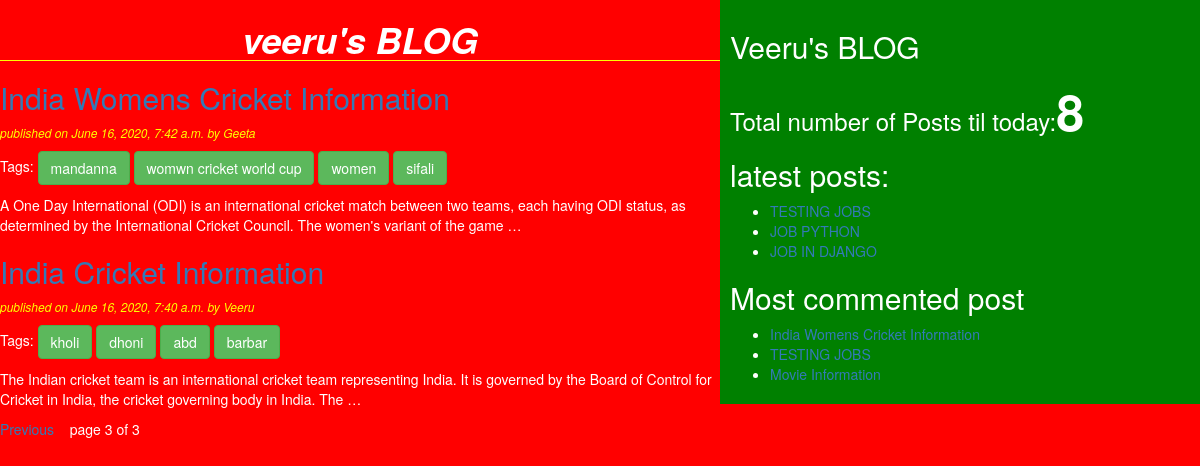
/?page=3, run on the app's committed database.
### blog/models.py (models this page shows, shortened)
class Post(models.Model):
    STATUS_CHOICES=(('draft','Draft'),('published','Published'))
    title=models.CharField(max_length=256)
    slug=models.SlugField(max_length=264,unique_for_date='publish')
    author=models.ForeignKey(User,on_delete=models.CASCADE,related_name='blog_posts')
    body=models.TextField()
    publish=models.DateTimeField(default=timezone.now)
    created=models.DateTimeField(auto_now_add=True)
    update=models.DateTimeField(auto_now=True)
    status=models.CharField(max_length=10,choices=STATUS_CHOICES,default='draft')
    objects=CoustomManager()
    tags=TaggableManager()
    class Meta:
        ordering=('-publish',)
    def get_absolute_url(self):
        return reverse ('post_detail',args=[self.publish.year,self.publish.strftime('%m'),self.publish.strftime('%d'),self.slug])

### blog/views.py (the view)
# urls.py: path('', views.postlistview),
def postlistview(request,tag_slug=None):
    post_list=Post.objects.all()
    tag=None
    if tag_slug:
        tag=get_object_or_404(Tag,slug=tag_slug)
        post_list=post_list.filter(tags__in=[tag])
    paginator=Paginator(post_list,3)
    page_number=request.GET.get('page')
    try:
        post_list=paginator.page(page_number)
    except PageNotAnInteger:
        post_list=paginator.page(1)
    except EmptyPage:
        post_list=paginator.page(paginator.num_pages)
    return render(request,'blog/post_list.html',{'post_list':post_list,'tag':tag})

### blog/models.py (called while the page is built)
    def get_queryset(self):
        return super().get_queryset().filter(status='published')

### blog/templatetags/blog_tags.py (called while the page is built)
@register.simple_tag
def total_posts():
    return Post.objects.count()

@register.inclusion_tag('blog/latest_post123.html')
def show_latest_posts():
    latest_posts=Post.objects.order_by('-publish')[:3]
    return {'latest_posts':latest_posts}

@register.simple_tag
def get_most_commented_posts(count=3):
    return Post.objects.annotate(total_comments=Count('comments')).order_by('-total_comments')[:count]

### templates/blog/post_list.html (shortened to what this page needs)
<!DOCTYPE html>
{%extends 'blog/base.html'%}
{%block content_block%}
<h1>veeru's BLOG</h1>
{%for post in post_list%}
<h2><a href="{{post.get_absolute_url}}">{{post.title}}</a></h2>
<p id='date'>published on {{post.publish}} by {{post.author|title}}</p>
<p>Tags:
  {%for tag in post.tags.all%}
    <a href="{%url 'post_list_by_tag_name' tag.slug%}" class="btn btn-success">{{tag.name}}</a>
    {%endfor%}</p>
{{post.body|truncatewords:30|linebreaks}}
{%endfor%}
{%include 'blog/pagination.html' with page=post_list%}
{%endblock%}

### templates/blog/base.html (shortened to what this page needs)
<!DOCTYPE html>
{%load blog_tags%}
{%load static%}
<html lang="en" dir="ltr">
  <head>
    <link rel="stylesheet" href="https://maxcdn.bootstrapcdn.com/bootstrap/3.3.7/css/bootstrap.min.css">
    <link rel="stylesheet" href="{%static 'css/blogdemo.css'%}">
  </head>
  <body>
    <div class="content">
      {%block content_block%}
      {%endblock%}
    </div>
    <div class="sidebar">
      <h2>Veeru's BLOG</h2>
      <h3>Total number of Posts til today:<span id ="pcount">{%total_posts%}</span></h3>
      {%show_latest_posts%}
      <h2>Most commented post</h2>
      {%get_most_commented_posts as most_commented_post%}
      <ul>
        {%for post in most_commented_post%}
        <li><a href="{{post.get_absolute_url}}">{{post.title}}</a></li>
        {%endfor%}
      </ul>
    </div>
  </body>
</html>

### templates/blog/latest_post123.html
<h2>latest posts:</h2>
<ul>
  {%for post in latest_posts%}
  <li><a href="{{post.get_absolute_url}}">{{post.title}}</a></li>
  {%endfor%}
</ul>

### static/css/blogdemo.css (style rules this page uses)
.content { width:60%; float: left; padding: 0,0,0,30px; background: red; color: white; height: 100%; }
.sidebar { width:40%; float: right; padding:10px; background: green; color: white; height: 100%; }
h1 { text-align: center; font-weight: bold; font-style: italic; border-bottom: 1px solid yellow; }
body { background: red; color: white; }
#date { color: yellow; font-size: 12px; font-style: italic; }
#pcount { font-size: 50px; font-weight: bold; }

### data on the page
Post: title "India Womens Cricket Information", publish "June 16, 2020, 7:42 a.m.", author "Geeta", body "A One Day International (ODI) is an international cricket match between two teams, each having ODI status, as determined by the International Cricket Council. The women's variant of the game …"
Tag: name "mandanna"
Tag: name "womwn cricket world cup"
Tag: name "women"
Tag: name "sifali"
Post: title "India Cricket Information", publish "June 16, 2020, 7:40 a.m.", author "Veeru", body "The Indian cricket team is an international cricket team representing India. It is governed by the Board of Control for Cricket in India, the cricket governing body in India. The …"
Tag: name "kholi"
Tag: name "dhoni"
Tag: name "abd"
Tag: name "barbar"
Post: title "TESTING JOBS"
Post: title "JOB PYTHON"
Post: title "JOB IN DJANGO"
Post: title "Movie Information"

### other printed values
{{ page.number }} "3"
{{ page.paginator.num_pages }} "3"
